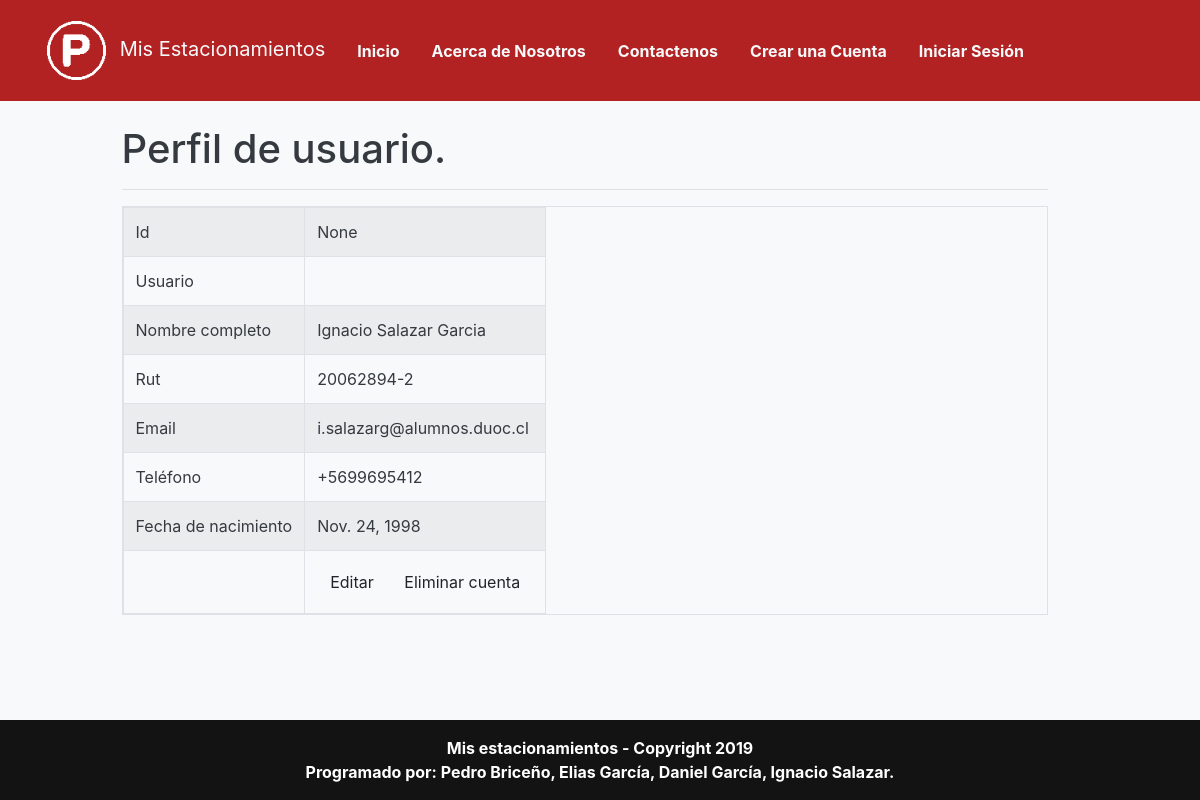
The page /ver/usuario/1 on the database its author committed.
### appMisEstacionamientos/models/personaModels.py (models this page shows, shortened)
class Persona(models.Model):
    nombre = models.CharField(
        max_length=25,
        verbose_name='Nombre',
        validators=[
            RegexValidator(r'^([A-Za-zÑñ\-]{3,})[\s]{0,1}([A-Za-zÑñ\-]{0,})$')
        ])
    apellido = models.CharField(
        max_length=30,
        verbose_name='Apellidos',
        validators=[
            RegexValidator(r'^([A-Za-zÑñ\-]{3,})[\s]{0,1}([A-Za-zÑñ\-]{0,})$')
        ])
    rut = models.CharField(
        max_length=10,
        unique=True,
        help_text='(ej: 12345678-9)',
        verbose_name='Rut',
        validators=[RegexValidator(r'^([0-9]{6,8}-[0-9Kk])$')])
    nacimiento = models.DateField(
        default=datetime.date.today,
        help_text='Formato: dd/mm/aaaa',
        verbose_name='Fecha Nacimiento')
    email = models.EmailField(validators=[
        RegexValidator(r'^[+a-zA-Z0-9._-]+@[a-zA-Z0-9.-]+\.[a-zA-Z]{2,4}$')
    ])
    telefono = models.CharField(
        max_length=15, null=True, blank=True, verbose_name='Teléfono')
    usuario = models.ForeignKey(User, on_delete=models.CASCADE)
    class meta:
        ordering = ('apellido', 'nombre',)
    def get_update_url(self):
        return reverse('editarUsuario', args=[self.id])

### appMisEstacionamientos/views/usuarioView.py (the view)
class VerUsuario(DetailView):
    model = Persona
    template_name = 'usuarios/verUsuario.html'

### appMisEstacionamientos/templates/usuarios/verUsuario.html (shortened to what this page needs)
{% extends 'template.html' %}
{% block contenido %}
<h1>Perfil de usuario.</h1>
<hr>
<div id="cuerpo">
  <table class="table table-responsive table-bordered table-hover table-striped">
    <tbody>
      <tr>
        <td>Id</td>
        <td>{{ request.user.id }}</td>
      </tr>
      <tr>
        <td>Usuario</td>
        <td>{{ request.user.username }}</td>
      </tr>
      <tr>
        <td>Nombre completo</td>
        <td>{{ persona.nombre }} {{ persona.apellido }}</td>
      </tr>
      <tr>
        <td>Rut</td>
        <td>{{ persona.rut }}</td>
      </tr>
      <tr>
        <td>Email</td>
        <td>{{ persona.email }}</td>
      </tr>
      <tr>
        <td>Teléfono</td>
        <td>{{ persona.telefono }}</td>
      </tr>
      <tr>
        <td>Fecha de nacimiento</td>
        <td>{{ persona.nacimiento }}</td>
      </tr>
      <tr>
        <td></td>
        <td>
          <a class="btn btn-light" href="{{ persona.get_update_url }}" role="button">Editar </a>
          <a class="btn btn-light" href="{% url 'eliminarUsuario' request.user.id %}" role="button">Eliminar cuenta
          </a>
        </td>
      </tr>
    </tbody>
  </table>
</div>
</div>
{% endblock %}

### static/css/sticky-footer-navbar.css (style rules this page uses)
html { position: relative; min-height: 100%; }
body { margin-bottom: 60px; }

### rows shown on the page
Persona: nombre "Ignacio", apellido "Salazar Garcia", rut "20062894-2", email "i.salazarg@alumnos.duoc.cl", telefono "+5699695412", nacimiento "Nov. 24, 1998"

### other values the page prints
{{ request.user.id }} "None"
